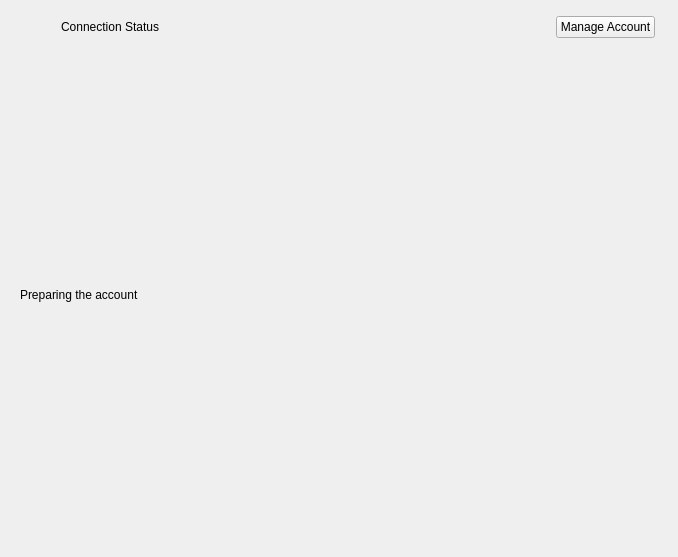
<?xml version="1.0" encoding="UTF-8"?>
<ui version="4.0">
 <class>OCC::AccountView</class>
 <widget class="QWidget" name="OCC::AccountView">
  <property name="geometry">
   <rect>
    <x>0</x>
    <y>0</y>
    <width>678</width>
    <height>557</height>
   </rect>
  </property>
  <property name="windowTitle">
   <string>Form</string>
  </property>
  <layout class="QVBoxLayout" name="verticalLayout_2">
   <item>
    <widget class="QWidget" name="accountStatus" native="true">
     <layout class="QHBoxLayout" name="horizontalLayout_4">
      <property name="leftMargin">
       <number>12</number>
      </property>
      <property name="topMargin">
       <number>0</number>
      </property>
      <property name="rightMargin">
       <number>12</number>
      </property>
      <property name="bottomMargin">
       <number>0</number>
      </property>
      <item>
       <widget class="QLabel" name="warningLabel">
        <property name="enabled">
         <bool>true</bool>
        </property>
        <property name="sizePolicy">
         <sizepolicy hsizetype="Fixed" vsizetype="Fixed">
          <horstretch>0</horstretch>
          <verstretch>0</verstretch>
         </sizepolicy>
        </property>
        <property name="minimumSize">
         <size>
          <width>32</width>
          <height>32</height>
         </size>
        </property>
        <property name="maximumSize">
         <size>
          <width>32</width>
          <height>32</height>
         </size>
        </property>
        <property name="text">
         <string/>
        </property>
        <property name="scaledContents">
         <bool>true</bool>
        </property>
       </widget>
      </item>
      <item>
       <widget class="QLabel" name="connectionStatusLabel">
        <property name="sizePolicy">
         <sizepolicy hsizetype="MinimumExpanding" vsizetype="Preferred">
          <horstretch>0</horstretch>
          <verstretch>0</verstretch>
         </sizepolicy>
        </property>
        <property name="text">
         <string notr="true">Connection Status</string>
        </property>
        <property name="textFormat">
         <enum>Qt::TextFormat::PlainText</enum>
        </property>
        <property name="wordWrap">
         <bool>true</bool>
        </property>
       </widget>
      </item>
      <item>
       <widget class="QPushButton" name="manageAccountButton">
        <property name="focusPolicy">
         <enum>Qt::FocusPolicy::StrongFocus</enum>
        </property>
        <property name="text">
         <string>Manage Account</string>
        </property>
       </widget>
      </item>
     </layout>
    </widget>
   </item>
   <item>
    <widget class="QStackedWidget" name="stackedWidget">
     <property name="sizePolicy">
      <sizepolicy hsizetype="Expanding" vsizetype="Expanding">
       <horstretch>0</horstretch>
       <verstretch>5</verstretch>
      </sizepolicy>
     </property>
     <property name="currentIndex">
      <number>0</number>
     </property>
     <widget class="QWidget" name="loadingPage">
      <layout class="QVBoxLayout" name="verticalLayout_4">
       <item>
        <spacer name="verticalSpacer_2">
         <property name="orientation">
          <enum>Qt::Orientation::Vertical</enum>
         </property>
         <property name="sizeHint" stdset="0">
          <size>
           <width>20</width>
           <height>40</height>
          </size>
         </property>
        </spacer>
       </item>
       <item>
        <widget class="QLabel" name="label">
         <property name="text">
          <string>Preparing the account</string>
         </property>
        </widget>
       </item>
       <item>
        <layout class="QHBoxLayout" name="horizontalLayout_6">
         <item>
          <widget class="QProgressIndicator" name="spinner" native="true"/>
         </item>
        </layout>
       </item>
       <item>
        <spacer name="verticalSpacer_3">
         <property name="orientation">
          <enum>Qt::Orientation::Vertical</enum>
         </property>
         <property name="sizeHint" stdset="0">
          <size>
           <width>20</width>
           <height>40</height>
          </size>
         </property>
        </spacer>
       </item>
      </layout>
     </widget>
     <widget class="OCC::AccountFoldersView" name="accountFoldersView">
      <property name="accessibleName">
       <string>Sync connections</string>
      </property>
     </widget>
    </widget>
   </item>
  </layout>
 </widget>
 <customwidgets>
  <customwidget>
   <class>QProgressIndicator</class>
   <extends>QWidget</extends>
   <header>QProgressIndicator.h</header>
   <container>1</container>
  </customwidget>
  <customwidget>
   <class>OCC::AccountFoldersView</class>
   <extends>QWidget</extends>
   <header>gui/FoldersGui/accountfoldersview.h</header>
   <container>1</container>
  </customwidget>
 </customwidgets>
 <resources/>
 <connections/>
</ui>
